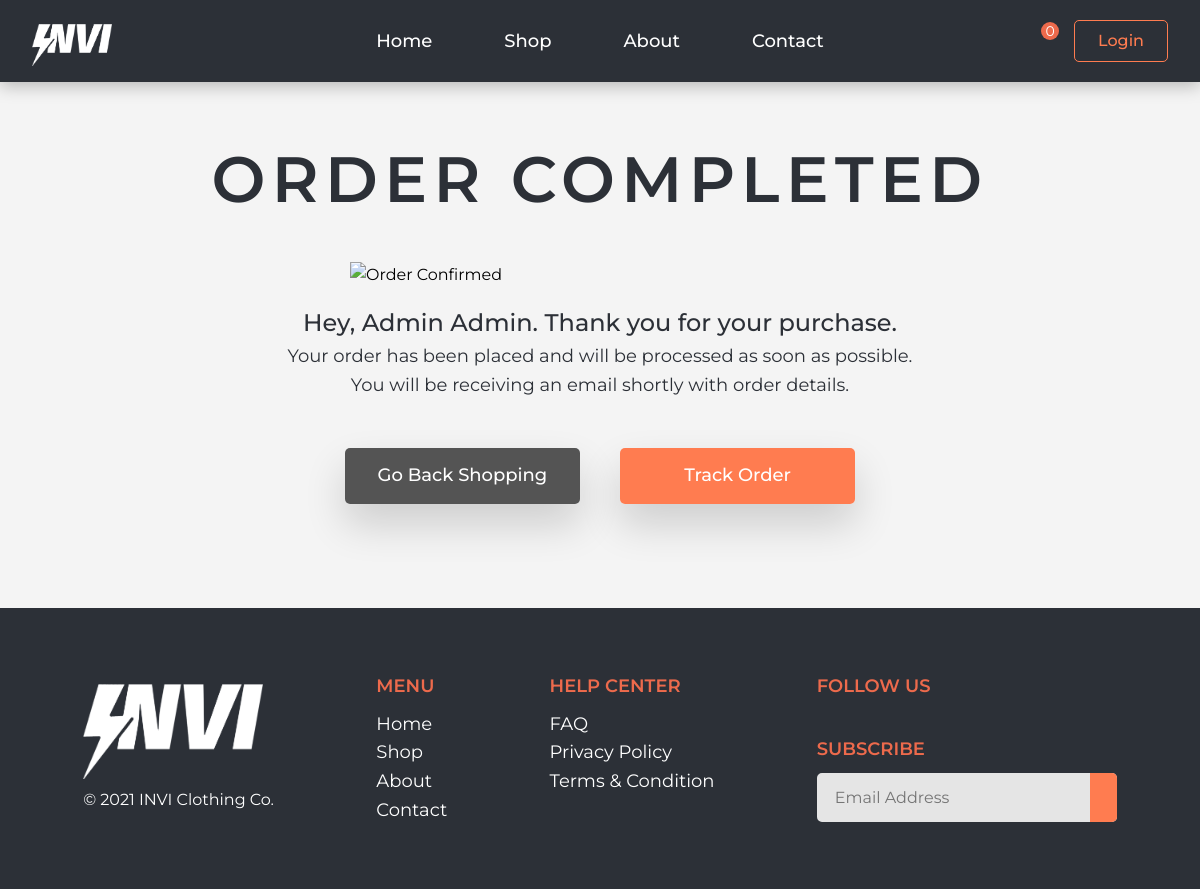
Before: /dist/ordercompleted.php?ID=1 with the older database file.
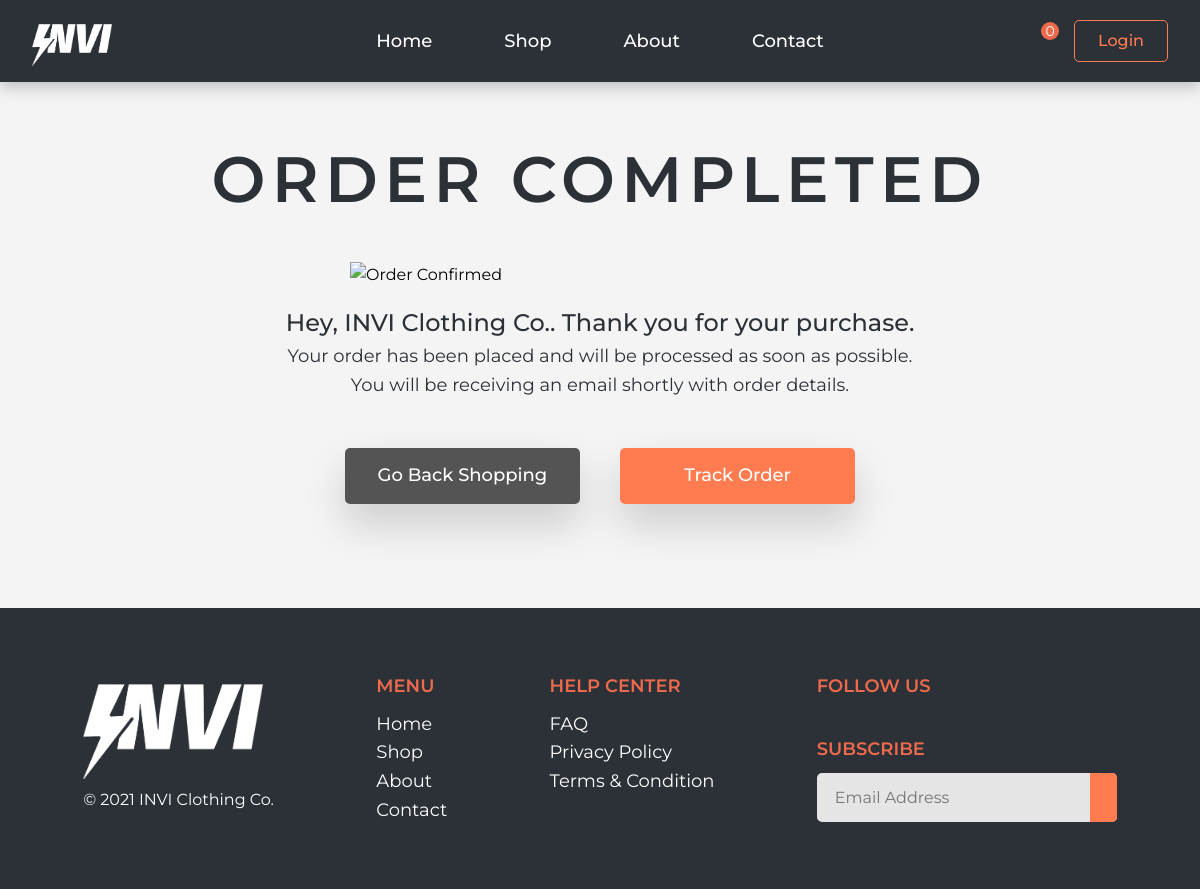
After: the same page with the newer database file.
### tables this page shows
CREATE TABLE `account_table` (
  `ID` int(11) NOT NULL AUTO_INCREMENT,
  `firstName` varchar(255) NOT NULL,
  `lastName` varchar(255) NOT NULL,
  `email` varchar(255) NOT NULL,
  `password` varchar(255) NOT NULL,
  `contactNumber` varchar(255) DEFAULT NULL,
  `profileImg` varchar(255) DEFAULT NULL,
  `access` varchar(255) NOT NULL,
  PRIMARY KEY (`ID`)
);

### class/webstoreclass.php (called while the page is built, shortened)
<?php
class WebStore
{
  private $server = "mysql:host=localhost;dbname=invi-clothing_database;port=3307";
  private $user = "root";
  private $pass = "";
  private $options = [
    PDO::ATTR_ERRMODE => PDO::ERRMODE_EXCEPTION,
    PDO::ATTR_DEFAULT_FETCH_MODE => PDO::FETCH_ASSOC,
  ];
  public function openConnection()
  {
    try {
      $this->con = new PDO(
        $this->server,
        $this->user,
        $this->pass,
        $this->options
      );
      return $this->con;
    } catch (PDOException $e) {
      echo "There is some problem in the connection :" . $e->getMessage();
    }
  }
  public function get_userdata()
  {
    if (isset($_SESSION["userdata"])) {
      return $_SESSION["userdata"];
    } else {
      return null;
    }
  }
  public function setProfile()
  {
    $ID = $_GET["ID"];
    $connection = $this->openConnection();
    $stmt = $connection->prepare(
      "SELECT * FROM account_table WHERE ID = '$ID'"
    );
    $stmt->execute();
    $user = $stmt->fetch();
    $userCount = $stmt->rowCount();
    if ($userCount > 0) {
      return $user;
    } else {
      return $this->show_404();
    }
  }
  public function get_orderID($ID)
  {
    $connection = $this->openConnection();
    $stmt = $connection->prepare(
      "SELECT orderID FROM sales_table WHERE accountID = ? ORDER BY ID DESC"
    );
    $stmt->execute([$ID]);
    $orderID = $stmt->fetch();
    $count = $stmt->rowCount();
    if ($count > 0) {
      return $orderID;
    } else {
      return false;
    }
  }
}
$store = new WebStore();
?>

### dist/ordercompleted.php (the view, shortened to what this page needs)
<?php
require_once "../class/webstoreclass.php";
$userProfile = $store->setProfile();
$user = $store->get_userdata();
include_once "../includes/header.php";
$ID = $_GET["ID"];
$orderID = $store->get_orderID($ID);
?>
  <body>
    <div class="page-container">
      <?php include_once "../includes/navbar.php"; ?>
      <main>
        <section id="confirmation">
          <div class="container">
            <div data-sal="fade" data-sal-duration="1200" data-sal-delay="100" data-sal-easing="ease-out-bounce" class="confirmation-container">
              <h1>ORDER COMPLETED</h1>
              <img
                src="./assets/img/order-confirmed.svg"
                alt="Order Confirmed"
              />
              <div class="confirmation-details">
                <p class="confirmation-notif">
                  Hey, <?= $userProfile["firstName"] .
                    " " .
                    $userProfile["lastName"] ?>. Thank you for your purchase.
                </p>
                <p>
                  Your order has been placed and will be processed as soon as
                  possible.
                </p>
                <p>
                  You will be receiving an email shortly with order details.
                </p>
              </div>
              <div class="button-container">
                <a class="btn secondary-btn left-btn" href="shop.php">
                  Go Back Shopping</a
                >
                <a class="btn primary-btn right-btn" href="trackorder.php?acctID=<?= $user[
                  "ID"
                ] ?>&orderID=<?= $orderID["orderID"] ?>">
                  Track Order</a
                >
              </div>
            </div>
          </div>
        </section>
      </main>
      <?php require_once "../includes/footer.php"; ?>
    </div>
  </body>
</html>

Changed rows visible on the page:
changed account_table: firstName "Admin" → "INVI"; lastName "Admin" → "Clothing Co."
